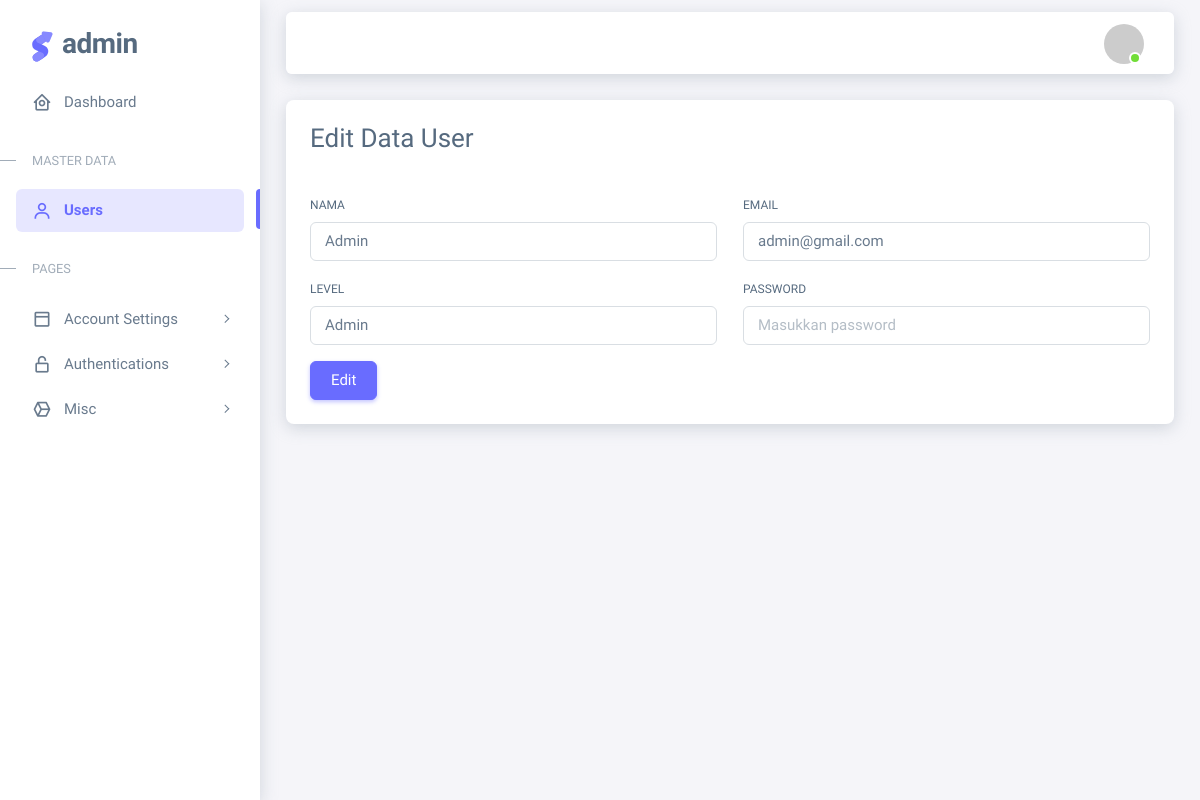
Page /admin/index.php?page=add-user&edit=1 (signed in) on the committed database.
### tables this page shows
CREATE TABLE `user` (
  `id` int(11) NOT NULL,
  `id_level` int(11) NOT NULL,
  `username` varchar(50) NOT NULL,
  `email` varchar(50) NOT NULL,
  `password` varchar(50) NOT NULL,
  `profile_picture` varchar(50) NOT NULL,
  `created at` timestamp NOT NULL DEFAULT current_timestamp(),
  `updated at` timestamp NOT NULL DEFAULT current_timestamp() ON UPDATE current_timestamp(),
  `deleted_at` tinyint(1) NOT NULL DEFAULT 0
);

CREATE TABLE `level` (
  `id` int(11) NOT NULL,
  `level_name` varchar(50) NOT NULL,
  `created_at` timestamp NOT NULL DEFAULT current_timestamp(),
  `updated_at` timestamp NOT NULL DEFAULT current_timestamp() ON UPDATE current_timestamp(),
  `deleted_at` tinyint(1) NOT NULL DEFAULT 0
);

### admin/content/add-user.php (the view, shortened to what this page needs)
<?php
require_once 'controller/connection.php';
if (isset($_GET['delete'])) {
    $idDelete = $_GET['delete'];
    $query = mysqli_query($connection, "DELETE FROM user WHERE id='$idDelete'");
    header("Location: ?page=user&delete=success");
    die;
} else if (isset($_GET['edit'])) {
    $idEdit = $_GET['edit'];
    $queryEdit = mysqli_query($connection, "SELECT * FROM user WHERE id='$idEdit'");
    $rowEdit = mysqli_fetch_assoc($queryEdit);
} else if (isset($_POST['add'])) {
    $username = $_POST['username'];
    $email = $_POST['email'];
    $password = $_POST['password'];
    $id_level = $_POST['id_level'];
    $queryAdd = mysqli_query($connection, "INSERT INTO user (username, email, password, id_level) VALUES ('$username', '$email', '$password', '$id_level')");
    header("Location: ?page=user&add=success");
    die;
}
$queryLevel = mysqli_query($connection, "SELECT * FROM level");
?>
<div class="card shadow">
    <div class="card-header">
        <h3><?= isset($_GET['edit']) ? 'Edit' : 'Add' ?> Data User</h3>
    </div>
    <div class="card-body">
        <form action="" method="post">
            <div class="row">
                <div class="col-sm-6 mb-3">
                    <label for="username" class="form-label">Nama</label>
                    <input type="text" class="form-control" id="username" name="username" placeholder="Masukkan nama"
                        value="<?= isset($_GET['edit']) ? $rowEdit['username'] : '' ?>" required>
                </div>
                <div class="col-sm-6 mb-3">
                    <label for="email" class="form-label">Email</label>
                    <input type="email" class="form-control" id="email" name="email" placeholder="Masukkan email"
                        value="<?= isset($_GET['edit']) ? $rowEdit['email'] : '' ?>" required>
                </div>
                <div class="col-sm-6 mb-3">
                    <label for="level" class="form-label">Level</label>
                    <select class="form-control" name="id_level" id="">
                        <?php while ($rowLevel = mysqli_fetch_assoc($queryLevel)) : ?>
                            <option value="<?= $rowLevel['id'] ?>"
                                <?= isset($_GET['edit']) && ($rowLevel['id'] == $rowEdit['id_level']) ? 'selected' : '' ?>>
                                <?= $rowLevel['level_name'] ?></option>
                        <?php endwhile ?>
                    </select>
                </div>
                <div class="col-sm-6 mb-3">
                    <label for="password" class="form-label">password</label>
                    <input type="password" class="form-control" id="password" name="password" for="password"
                        placeholder="Masukkan password" <?= isset($_GET['edit']) ? '' : 'required' ?>>
                </div>
            </div>
            <div class="">
                <button type="submit" class="btn btn-primary"
                    name="<?php echo isset($_GET['edit']) ? 'edit' : 'add' ?>">
                    <?php echo isset($_GET['edit']) ? 'Edit' : 'Add' ?>
                </button>
            </div>
        </form>
    </div>
</div>

### rows in the picture
user: username "Admin", email "admin@gmail.com", id_level "Admin"
